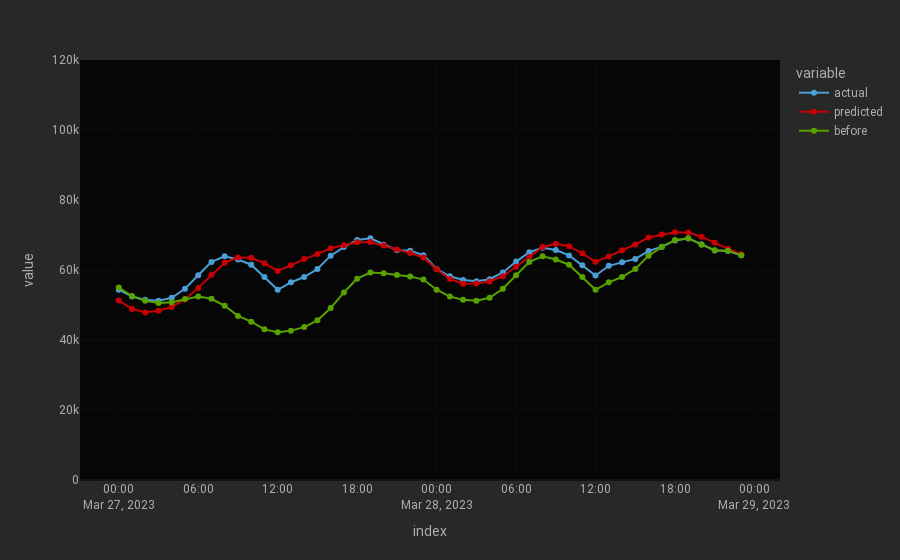

This figure's notebook cell:
### Code cell
import plotly.express as px
from dash_bootstrap_templates import load_figure_template
load_figure_template(["minty",  "minty_dark", 'cyborg', 'cyborg_dark'])

start_date = '2023-03-27'
end_date = '2023-03-28'

data = actual_predicted_df.loc[start_date:end_date]
fig = px.line( data[['actual', 'predicted', 'before']], markers=True, template='cyborg', height=600)
fig.update_layout(yaxis_range=[0, 120000])
fig.show()
